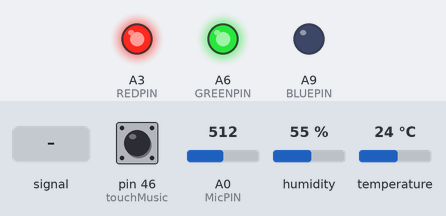
Recording of a sketch running on a simulated Arduino Mega 2560, built with avr-gcc and run on an emulated ATmega2560. Shown: output pins drawn as LEDs (lit = HIGH). Wiring (inferred from the names in the program): DHT11 sensor: data pin 52. Inputs (shaded band) come from the test bench; at power-on: pin 46 (touchMusic) LOW, A0 (MicPIN) = 512, humidity 55 %, temperature 24 °C. What the sketch prints to the serial monitor is not drawn.

Above: at 1.2 s.
1.3 s: pin 46 (touchMusic) pulled HIGH for 0.15 s
At 2.2 s:
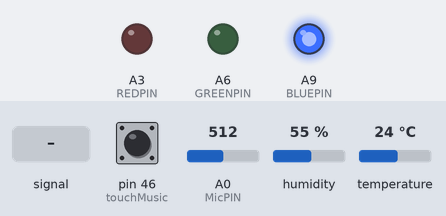
2.9 s: A0 (MicPIN) fed a 200 Hz sine of ±81 counts around its level
6.4 s: A0 (MicPIN) fed a 1000 Hz sine of ±255 counts around its level
At 8.13 s:
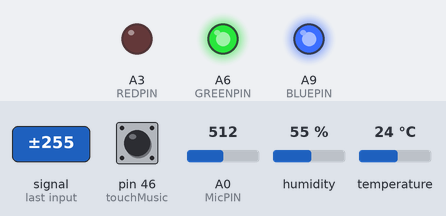
9.9 s: A0 (MicPIN) fed a 2 Hz sine of ±306 counts around its level
14.1 s: pin 46 (touchMusic) pulled HIGH for 1 s
At 14.9 s:
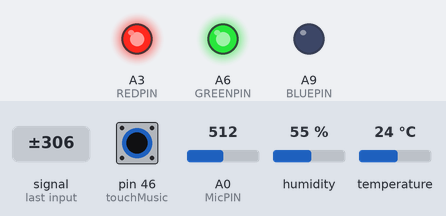
16.6 s: pin 46 (touchMusic) pulled HIGH for 3.2 s
At 17.39 s:
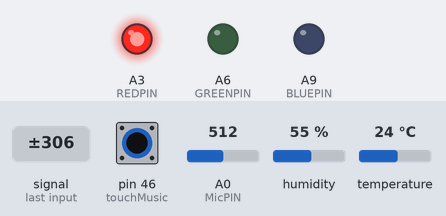
Timing chart, 0 to 22.3 s (numbered marks = the images above; inputs shaded):
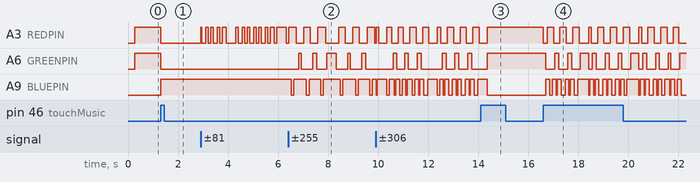

Measured:
- after the input at 1.3 s, A3 (REDPIN), A6 (GREENPIN): HIGH → LOW at once; A9 (BLUEPIN): LOW → HIGH at once
- after the input at 6.4 s, A6 (GREENPIN): LOW → HIGH after 0.43 s, → LOW 0.10 s later, → HIGH 0.46 s later, → LOW 0.15 s later, … (10 changes in this stretch); A9 (BLUEPIN): HIGH → LOW after 0.12 s, → HIGH 0.10 s later, → LOW 0.51 s later, → HIGH 0.10 s later, … (12 changes in this stretch)
- after the input at 14.1 s, A3 (REDPIN): goes on until 14.4 s, then stays HIGH; A9 (BLUEPIN): goes on until 14.4 s, then stays LOW
- after the input at 16.6 s, A3 (REDPIN): HIGH → LOW at once, then moves between LOW and HIGH, repeating every 2.0 s; A6 (GREENPIN): HIGH → LOW after 0.10 s, then moves between LOW and HIGH, repeating every 2.0 s

The sketch:

SmartMirrorArduino.ino
```cpp
#include "DHT.h"
#define DHTPIN 52
#define DHTTYPE DHT11
#define REDPIN A3
#define GREENPIN A6
#define BLUEPIN A9
#define FADESPEED 5
DHT dht(DHTPIN, DHTTYPE);

float humidity;
float temperature;

const int touchMusic = 46;

int MusicState = 0;
int MusicTrenutni = 0;
int MusicProsli = 0;
unsigned long MusiclastDebounceTime = 0;

unsigned long debounceDelay = 10;
int crvena, zelena, plava;

int MicPIN = A0;
int sensorValue = 0;

void setup() {
  Serial.begin(115200);
  dht.begin();
  pinMode(touchMusic, INPUT);
  pinMode(REDPIN, OUTPUT);
  pinMode(GREENPIN, OUTPUT);
  pinMode(BLUEPIN, OUTPUT);
}

void loop() {
  humidity = dht.readHumidity();
  temperature = dht.readTemperature();
  Serial.println(temperature);
  Serial.println(humidity);

  MusicTrenutni = digitalRead(touchMusic);

  if (MusicTrenutni == HIGH && MusicProsli == LOW && millis() - MusiclastDebounceTime > debounceDelay) {
    if (MusicState == HIGH)
      MusicState = LOW;
    else
      MusicState = HIGH;

    MusiclastDebounceTime = millis();
  }
  MusicProsli = MusicTrenutni;

  if (MusicState == HIGH){
    sensorValue = analogRead(MicPIN);
    if(sensorValue<31){
      analogWrite(REDPIN,LOW);
      analogWrite(GREENPIN,LOW);
      analogWrite(BLUEPIN,LOW);
    }

    if(sensorValue<100&&sensorValue>30){
      analogWrite(REDPIN,75);
      analogWrite(GREENPIN,0);
      analogWrite(BLUEPIN,130);
      delay(50);
    }

    if(sensorValue>100&&sensorValue<201){
      analogWrite(REDPIN,139);
      analogWrite(GREENPIN,0);
      analogWrite(BLUEPIN,0);
      delay(50);
    }

    if(sensorValue>200&&sensorValue<301){
      analogWrite(REDPIN,165);
      analogWrite(GREENPIN,42);
      analogWrite(BLUEPIN,42);
      delay(50);
    }

    if(sensorValue>300&&sensorValue<401){
      analogWrite(REDPIN,199);
      analogWrite(GREENPIN,21);
      analogWrite(BLUEPIN,133);
      delay(50);
    }

    if(sensorValue>400&&sensorValue<501){
      analogWrite(REDPIN,255);
      analogWrite(GREENPIN,20);
      analogWrite(BLUEPIN,147);
      delay(50);
    }

    if(sensorValue>500&&sensorValue<601){
      analogWrite(REDPIN,106);
      analogWrite(GREENPIN,90);
      analogWrite(BLUEPIN,205);
      delay(50);
    }

    if(sensorValue>600&&sensorValue<701){
      analogWrite(REDPIN,0);
      analogWrite(GREENPIN,0);
      analogWrite(BLUEPIN,255);
      delay(50);
    }

    if(sensorValue>700&&sensorValue<801){
      analogWrite(REDPIN,0);
      analogWrite(GREENPIN,128);
      analogWrite(BLUEPIN,128);
      delay(50);
    }

    if(sensorValue>800&&sensorValue<901){
      analogWrite(REDPIN,0);
      analogWrite(GREENPIN,128);
      analogWrite(BLUEPIN,0);
      delay(50);
    }

    if(sensorValue>900&&sensorValue<1001){
      analogWrite(REDPIN,0);
      analogWrite(GREENPIN,255);
      analogWrite(BLUEPIN,0);
      delay(50);
    }

    if(sensorValue>1000){
      analogWrite(REDPIN,255);
      analogWrite(GREENPIN,255);
      analogWrite(BLUEPIN,0);
      delay(50);
    }
  }
  else {
    analogWrite(REDPIN,255);
    analogWrite(GREENPIN,255);
    analogWrite(BLUEPIN,0);
  }
}
```

DHT.cpp
```cpp
// (licence header left out)
#include "DHT.h"

DHT::DHT(uint8_t pin, uint8_t type, uint8_t count) {
  _pin = pin;
  _type = type;
  _count = count;
  firstreading = true;
}

void DHT::begin(void) {
  // set up the pins!
  pinMode(_pin, INPUT);
  digitalWrite(_pin, HIGH);
  _lastreadtime = 0;
}

//boolean S == Scale.  True == Farenheit; False == Celcius
float DHT::readTemperature(bool S) {
  float f;

  if (read()) {
    switch (_type) {
    case DHT11:
      f = data[2];
      if(S)
      	f = convertCtoF(f);

      return f;
    case DHT22:
    case DHT21:
      f = data[2] & 0x7F;
      f *= 256;
      f += data[3];
      f /= 10;
      if (data[2] & 0x80)
	f *= -1;
      if(S)
	f = convertCtoF(f);

      return f;
    }
  }
  return NAN;
}

float DHT::convertCtoF(float c) {
	return c * 9 / 5 + 32;
}

float DHT::convertFtoC(float f) {
  return (f - 32) * 5 / 9;
}

float DHT::readHumidity(void) {
  float f;
  if (read()) {
    switch (_type) {
    case DHT11:
      f = data[0];
      return f;
    case DHT22:
    case DHT21:
      f = data[0];
      f *= 256;
      f += data[1];
      f /= 10;
      return f;
    }
  }
  return NAN;
}

float DHT::computeHeatIndex(float tempFahrenheit, float percentHumidity) {
  // Adapted from equation at: https://github.com/adafruit/DHT-sensor-library/issues/9 and
  // Wikipedia: http://en.wikipedia.org/wiki/Heat_index
  return -42.379 +
           2.04901523 * tempFahrenheit +
          10.14333127 * percentHumidity +
          -0.22475541 * tempFahrenheit*percentHumidity +
          -0.00683783 * pow(tempFahrenheit, 2) +
          -0.05481717 * pow(percentHumidity, 2) +
           0.00122874 * pow(tempFahrenheit, 2) * percentHumidity +
           0.00085282 * tempFahrenheit*pow(percentHumidity, 2) +
          -0.00000199 * pow(tempFahrenheit, 2) * pow(percentHumidity, 2);
}


boolean DHT::read(void) {
  uint8_t laststate = HIGH;
  uint8_t counter = 0;
  uint8_t j = 0, i;
  unsigned long currenttime;

  // Check if sensor was read less than two seconds ago and return early
  // to use last reading.
  currenttime = millis();
  if (currenttime < _lastreadtime) {
    // ie there was a rollover
    _lastreadtime = 0;
  }
  if (!firstreading && ((currenttime - _lastreadtime) < 2000)) {
    return true; // return last correct measurement
    //delay(2000 - (currenttime - _lastreadtime));
  }
  firstreading = false;
  /*
    Serial.print("Currtime: "); Serial.print(currenttime);
    Serial.print(" Lasttime: "); Serial.print(_lastreadtime);
  */
  _lastreadtime = millis();

  data[0] = data[1] = data[2] = data[3] = data[4] = 0;

  // pull the pin high and wait 250 milliseconds
  digitalWrite(_pin, HIGH);
  delay(250);

  // now pull it low for ~20 milliseconds
  pinMode(_pin, OUTPUT);
  digitalWrite(_pin, LOW);
  delay(20);
  noInterrupts();
  digitalWrite(_pin, HIGH);
  delayMicroseconds(40);
  pinMode(_pin, INPUT);

  // read in timings
  for ( i=0; i< MAXTIMINGS; i++) {
    counter = 0;
    while (digitalRead(_pin) == laststate) {
      counter++;
      delayMicroseconds(1);
      if (counter == 255) {
        break;
      }
    }
    laststate = digitalRead(_pin);

    if (counter == 255) break;

    // ignore first 3 transitions
    if ((i >= 4) && (i%2 == 0)) {
      // shove each bit into the storage bytes
      data[j/8] <<= 1;
      if (counter > _count)
        data[j/8] |= 1;
      j++;
    }

  }

  interrupts();

  /*
  Serial.println(j, DEC);
  Serial.print(data[0], HEX); Serial.print(", ");
  Serial.print(data[1], HEX); Serial.print(", ");
  Serial.print(data[2], HEX); Serial.print(", ");
  Serial.print(data[3], HEX); Serial.print(", ");
  Serial.print(data[4], HEX); Serial.print(" =? ");
  Serial.println(data[0] + data[1] + data[2] + data[3], HEX);
  */

  // check we read 40 bits and that the checksum matches
  if ((j >= 40) &&
      (data[4] == ((data[0] + data[1] + data[2] + data[3]) & 0xFF)) ) {
    return true;
  }


  return false;

}
```

DHT.h
```cpp
#ifndef DHT_H
#define DHT_H
#if ARDUINO >= 100
 #include "Arduino.h"
#else
 #include "WProgram.h"
#endif

/* DHT library

MIT license
written by Adafruit Industries
*/

// how many timing transitions we need to keep track of. 2 * number bits + extra
#define MAXTIMINGS 85

#define DHT11 11
#define DHT22 22
#define DHT21 21
#define AM2301 21

class DHT {
 private:
  uint8_t data[6];
  uint8_t _pin, _type, _count;
  unsigned long _lastreadtime;
  boolean firstreading;

 public:
  DHT(uint8_t pin, uint8_t type, uint8_t count=6);
  void begin(void);
  float readTemperature(bool S=false);
  float convertCtoF(float);
  float convertFtoC(float);
  float computeHeatIndex(float tempFahrenheit, float percentHumidity);
  float readHumidity(void);
  boolean read(void);

};
#endif
```
